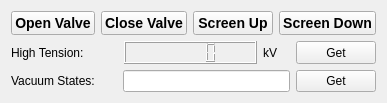
                     <widget class="QWidget" name="tab_8">
                      <attribute name="title">
                       <string>setup</string>
                      </attribute>
                      <layout class="QHBoxLayout" name="horizontalLayout_51">
                       <item>
                        <layout class="QVBoxLayout" name="verticalLayout_15" stretch="1,2">
                         <item>
                          <layout class="QHBoxLayout" name="horizontalLayout_10">
                           <item>
                            <widget class="QPushButton" name="pushButton_openvalve">
                             <property name="sizePolicy">
                              <sizepolicy hsizetype="Minimum" vsizetype="Expanding">
                               <horstretch>0</horstretch>
                               <verstretch>0</verstretch>
                              </sizepolicy>
                             </property>
                             <property name="maximumSize">
                              <size>
                               <width>16777215</width>
                               <height>70</height>
                              </size>
                             </property>
                             <property name="styleSheet">
                              <string notr="true">font-size:14px;
font-weight:bold;
</string>
                             </property>
                             <property name="text">
                              <string>Open Valve</string>
                             </property>
                            </widget>
                           </item>
                           <item>
                            <widget class="QPushButton" name="pushButton_closevalve">
                             <property name="sizePolicy">
                              <sizepolicy hsizetype="Minimum" vsizetype="Expanding">
                               <horstretch>0</horstretch>
                               <verstretch>0</verstretch>
                              </sizepolicy>
                             </property>
                             <property name="maximumSize">
                              <size>
                               <width>16777215</width>
                               <height>70</height>
                              </size>
                             </property>
                             <property name="styleSheet">
                              <string notr="true">font-size:14px;
font-weight:bold;
</string>
                             </property>
                             <property name="text">
                              <string>Close Valve</string>
                             </property>
                            </widget>
                           </item>
                           <item>
                            <widget class="QPushButton" name="pushButton_screenup">
                             <property name="sizePolicy">
                              <sizepolicy hsizetype="Minimum" vsizetype="Expanding">
                               <horstretch>0</horstretch>
                               <verstretch>0</verstretch>
                              </sizepolicy>
                             </property>
                             <property name="maximumSize">
                              <size>
                               <width>16777215</width>
                               <height>70</height>
                              </size>
                             </property>
                             <property name="styleSheet">
                              <string notr="true">font-size:14px;
font-weight:bold;
</string>
                             </property>
                             <property name="text">
                              <string>Screen Up</string>
                             </property>
                            </widget>
                           </item>
                           <item>
                            <widget class="QPushButton" name="pushButton_10">
                             <property name="sizePolicy">
                              <sizepolicy hsizetype="Minimum" vsizetype="Expanding">
                               <horstretch>0</horstretch>
                               <verstretch>0</verstretch>
                              </sizepolicy>
                             </property>
                             <property name="maximumSize">
                              <size>
                               <width>16777215</width>
                               <height>70</height>
                              </size>
                             </property>
                             <property name="styleSheet">
                              <string notr="true">font-size:14px;
font-weight:bold;
</string>
                             </property>
                             <property name="text">
                              <string>Screen Down</string>
                             </property>
                            </widget>
                           </item>
                          </layout>
                         </item>
                         <item>
                          <layout class="QHBoxLayout" name="horizontalLayout_13" stretch="5,1">
                           <item>
                            <layout class="QVBoxLayout" name="verticalLayout_7">
                             <item>
                              <layout class="QHBoxLayout" name="horizontalLayout_11" stretch="4,5,1">
                               <item>
                                <widget class="QLabel" name="label_5">
                                 <property name="sizePolicy">
                                  <sizepolicy hsizetype="Expanding" vsizetype="Expanding">
                                   <horstretch>0</horstretch>
                                   <verstretch>0</verstretch>
                                  </sizepolicy>
                                 </property>
                                 <property name="text">
                                  <string>High Tension:</string>
                                 </property>
                                </widget>
                               </item>
                               <item>
                                <widget class="QLCDNumber" name="lcdNumber_HT">
                                 <property name="maximumSize">
                                  <size>
                                   <width>16777215</width>
                                   <height>35</height>
                                  </size>
                                 </property>
                                 <property name="font">
                                  <font>
                                   <family>Arial</family>
                                   <pointsize>9</pointsize>
                                   <weight>50</weight>
                                   <italic>false</italic>
                                   <bold>false</bold>
                                  </font>
                                 </property>
                                </widget>
                               </item>
                               <item>
                                <widget class="QLabel" name="label_6">
                                 <property name="text">
                                  <string>kV</string>
                                 </property>
                                </widget>
                               </item>
                              </layout>
                             </item>
                             <item>
                              <layout class="QHBoxLayout" name="horizontalLayout_12" stretch="2,3">
                               <property name="spacing">
                                <number>0</number>
                               </property>
                               <item>
                                <widget class="QLabel" name="label_4">
                                 <property name="text">
                                  <string>Vacuum States:</string>
                                 </property>
                                </widget>
                               </item>
                               <item>
                                <widget class="QLineEdit" name="lineEdit_vacuumstates">
                                 <property name="sizePolicy">
                                  <sizepolicy hsizetype="Expanding" vsizetype="Expanding">
                                   <horstretch>0</horstretch>
                                   <verstretch>0</verstretch>
                                  </sizepolicy>
                                 </property>
                                 <property name="maximumSize">
                                  <size>
                                   <width>16777215</width>
                                   <height>35</height>
                                  </size>
                                 </property>
                                </widget>
                               </item>
                              </layout>
                             </item>
                            </layout>
                           </item>
                           <item>
                            <layout class="QVBoxLayout" name="verticalLayout_6">
                             <item>
                              <widget class="QPushButton" name="pushButton_getHT">
                               <property name="sizePolicy">
                                <sizepolicy hsizetype="Expanding" vsizetype="Expanding">
                                 <horstretch>0</horstretch>
                                 <verstretch>0</verstretch>
                                </sizepolicy>
                               </property>
                               <property name="maximumSize">
                                <size>
                                 <width>16777215</width>
                                 <height>16777215</height>
                                </size>
                               </property>
                               <property name="text">
                                <string>Get</string>
                               </property>
                              </widget>
                             </item>
                             <item>
                              <widget class="QPushButton" name="pushButton_getvacuum">
                               <property name="sizePolicy">
                                <sizepolicy hsizetype="Expanding" vsizetype="Expanding">
                                 <horstretch>0</horstretch>
                                 <verstretch>0</verstretch>
                                </sizepolicy>
                               </property>
                               <property name="maximumSize">
                                <size>
                                 <width>16777215</width>
                                 <height>16777215</height>
                                </size>
                               </property>
                               <property name="text">
                                <string>Get</string>
                               </property>
                              </widget>
                             </item>
                            </layout>
                           </item>
                          </layout>
                         </item>
                        </layout>
                       </item>
                      </layout>
                     </widget>
